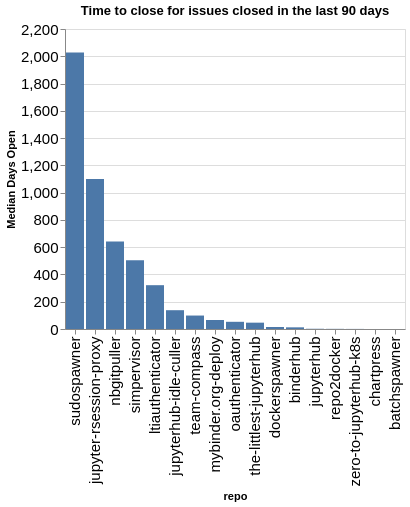

Notebook cell for this chart:
### Code cell
time_open = closed.groupby(['org', 'repo']).agg({'time_open': 'median'}).reset_index()
time_open['time_open'] = time_open['time_open'] / (60 * 60 * 24)
time_open['org/repo'] = time_open.apply(lambda a: a['org'] + '/' + a['repo'], axis=1)
sorted_vals = time_open.sort_values(['org', 'time_open'], ascending=False)['repo'].values
alt.Chart(data=time_open, title=f"Time to close for issues closed in the last {n_days} days").mark_bar().encode(
    x=alt.X('repo', sort=alt.Sort(sorted_vals.tolist())),
    y=alt.Y('time_open', title="Median Days Open"),
)

### Figure 1 — Vega-Lite specification as saved in the notebook (floating-point values rounded to 4 significant figures)
{"config": {"axisLeft": {"labelFontSize": 15}, "axisBottom": {"labelFontSize": 15}}, "data": {"name": "data-1825cc5b549238716cdd2bcfbc5afc03"}, "mark": {"type": "bar"}, "encoding": {"x": {"field": "repo", "sort": ["sudospawner", "jupyter-rsession-proxy", "nbgitpuller", "simpervisor", "ltiauthenticator", "jupyterhub-idle-culler", "team-compass", "mybinder.org-deploy", "oauthenticator", "the-littlest-jupyterhub", "dockerspawner", "binderhub", "jupyterhub", "repo2docker", "zero-to-jupyterhub-k8s", "chartpress", "batchspawner"], "type": "nominal"}, "y": {"field": "time_open", "title": "Median Days Open", "type": "quantitative"}}, "title": "Time to close for issues closed in the last 90 days", "$schema": "https://vega.github.io/schema/vega-lite/v5.20.1.json", "datasets": {"data-1825cc5b549238716cdd2bcfbc5afc03": [{"org": "jupyterhub", "repo": "batchspawner", "time_open": 0.00309, "org/repo": "jupyterhub/batchspawner"}, {"org": "jupyterhub", "repo": "binderhub", "time_open": 12.21, "org/repo": "jupyterhub/binderhub"}, {"org": "jupyterhub", "repo": "chartpress", "time_open": 0.09798, "org/repo": "jupyterhub/chartpress"}, {"org": "jupyterhub", "repo": "dockerspawner", "time_open": 14.6, "org/repo": "jupyterhub/dockerspawner"}, {"org": "jupyterhub", "repo": "jupyter-rsession-proxy", "time_open": 1100.0, "org/repo": "jupyterhub/jupyter-rsession-proxy"}, {"org": "jupyterhub", "repo": "jupyterhub", "time_open": 1.753, "org/repo": "jupyterhub/jupyterhub"}, {"org": "jupyterhub", "repo": "jupyterhub-idle-culler", "time_open": 137.8, "org/repo": "jupyterhub/jupyterhub-idle-culler"}, {"org": "jupyterhub", "repo": "ltiauthenticator", "time_open": 321.3, "org/repo": "jupyterhub/ltiauthenticator"}, {"org": "jupyterhub", "repo": "mybinder.org-deploy", "time_open": 66.11, "org/repo": "jupyterhub/mybinder.org-deploy"}, {"org": "jupyterhub", "repo": "nbgitpuller", "time_open": 642.4, "org/repo": "jupyterhub/nbgitpuller"}, {"org": "jupyterhub", "repo": "oauthenticator", "time_open": 52.81, "org/repo": "jupyterhub/oauthenticator"}, {"org": "jupyterhub", "repo": "repo2docker", "time_open": 1.154, "org/repo": "jupyterhub/repo2docker"}, {"org": "jupyterhub", "repo": "simpervisor", "time_open": 503.8, "org/repo": "jupyterhub/simpervisor"}, {"org": "jupyterhub", "repo": "sudospawner", "time_open": 2028.0, "org/repo": "jupyterhub/sudospawner"}, {"org": "jupyterhub", "repo": "team-compass", "time_open": 98.68, "org/repo": "jupyterhub/team-compass"}, {"org": "jupyterhub", "repo": "the-littlest-jupyterhub", "time_open": 46.47, "org/repo": "jupyterhub/the-littlest-jupyterhub"}, {"org": "jupyterhub", "repo": "zero-to-jupyterhub-k8s", "time_open": 0.6366, "org/repo": "jupyterhub/zero-to-jupyterhub-k8s"}]}}
